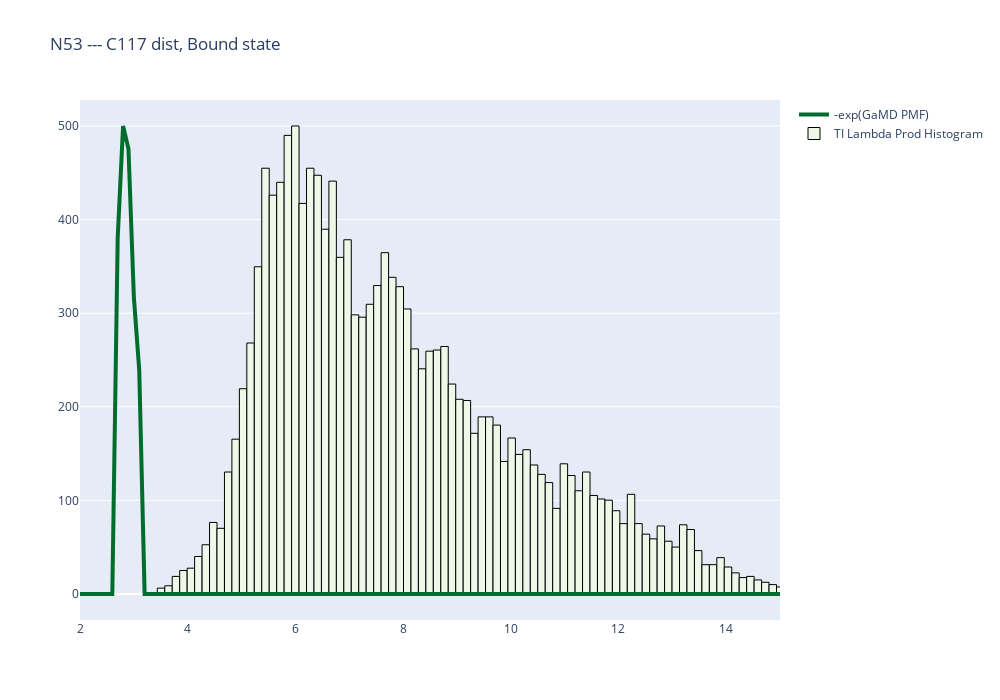

The code cell stored with this chart in its notebook:
### Markdown cell above
### Comparing GaMD pmf with TI rotamers

The plot indicates that during TI, the sampled conformations were wholly different from what was deemed most energetically favorable for the VL-N53 end state. It is very difficult to perform any GaMD-based filtering correction for this since there are zero TI frames that fall within the energetically favorable region of the GaMD pmf. 

When we tried to use NMR restraints to constrain the hydrogen bond distance between VL-N53 and Ag-C117, the complex quickly would unbind since it is extremely difficult for the system to accomodate the hydrogen bond and also have enough space for the bulky VL-F53 side chain.

### Code cell
os.chdir("../../gamd_pmfs/VL-F53N")
N53_C117 = get_pmf(
    "pmf-c2-N53_C117_conv_300ns.dat.xvg"
)

plot_pmf_TI_1D_fig(N53_C117, geom_dvdls, "C117_N570", 500, 120).update_layout(
    title = "N53 --- C117 dist, Bound state", width=1000, height=700).update_xaxes(range=[2, 15]).show(renderer="jupyterlab")
